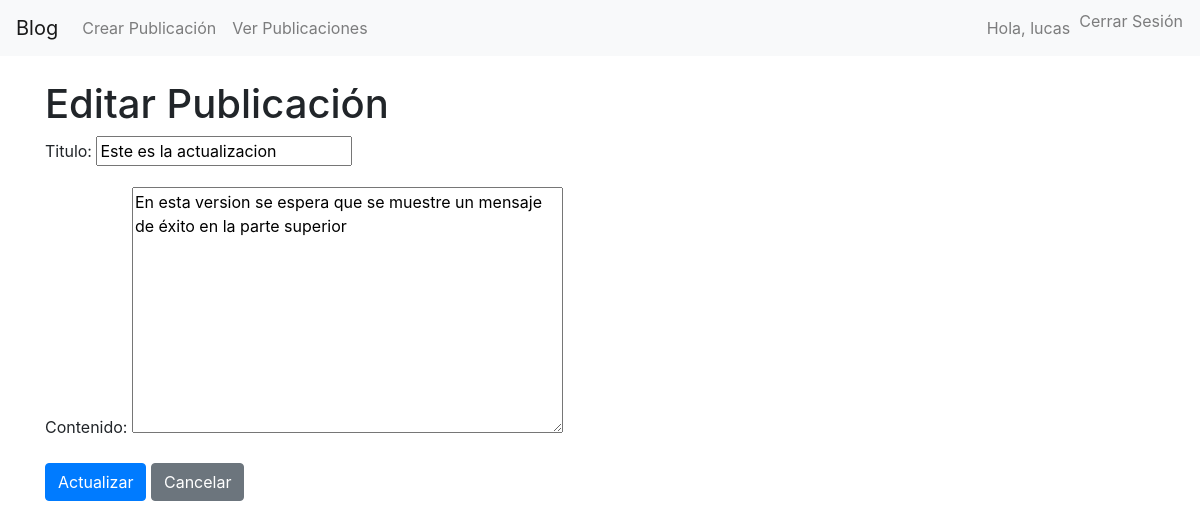
/publicacion/editar/3/ (signed in), run on the app's committed database.
### post/models.py (models this page shows, shortened)
class Post(models.Model):
    titulo = models.CharField(max_length=255)
    contenido = models.TextField()
    fecha_publicacion = models.DateTimeField(auto_now_add=True)
    autor = models.ForeignKey(User, on_delete=models.CASCADE)

### post/views.py (the view)
# urls.py: path('publicacion/editar/<int:id>/', editar_post, name='editar_post'),
@login_required
def editar_post(request, id):
    publicacion = get_object_or_404(Post, id=id, autor=request.user)  # Solo permite editar si es el autor
    if request.method == 'POST':
        form = PublicacionForm(request.POST, instance=publicacion)
        if form.is_valid():
            form.save()
            messages.success(request, 'Publicación actualizada con éxito.')
            return redirect('detalle_post', id=publicacion.id)
    else:
        form = PublicacionForm(instance=publicacion)
    return render(request, 'editar_post.html', {'form': form, 'publicacion': publicacion})

### post/views.py
class PublicacionForm(forms.ModelForm):
    class Meta:
        model = Post
        fields = ['titulo', 'contenido']

### post/templates/editar_post.html (shortened to what this page needs)
{% extends 'base.html' %}
{% block content %}
    <h1>Editar Publicación</h1>
    <form method="POST">
        {{ form.as_p }}
        <button type="submit" class="btn btn-primary">Actualizar</button>
        <a href="{% url 'detalle_post' publicacion.id %}" class="btn btn-secondary">Cancelar</a>
    </form>
{% endblock %}

### post/templates/base.html (shortened to what this page needs)
<!DOCTYPE html>
<html lang="es">
<head>
    <link rel="stylesheet" href="https://stackpath.bootstrapcdn.com/bootstrap/4.5.2/css/bootstrap.min.css">
</head>
<body>
    <nav class="navbar navbar-expand-lg navbar-light bg-light">
        <a class="navbar-brand" href="{% url 'inicio_view' %}">Blog</a>
        <div class="collapse navbar-collapse" id="navbarNav">
            <ul class="navbar-nav mr-auto">
                <li class="nav-item">
                    <a class="nav-link" href="{% url 'crear_publicacion' %}">Crear Publicación</a>
                </li>
                <li class="nav-item">
                    <a class="nav-link" href="{% url 'listar_post' %}">Ver Publicaciones</a>
                </li>
            </ul>
            <ul class="navbar-nav ml-auto">
                {% if user.is_authenticated %}
                    <li class="nav-item">
                        <a class="nav-link">Hola, {{ user.username }}</a>
                    </li>
                    <li class="nav-item">
                        <form method="POST" action="{% url 'logout' %}">
                            <button class="btn btn-link nav-link" type="submit" style="padding: 0;">Cerrar Sesión</button>
                        </form>
                    </li>
                {% else %}
                    <li class="nav-item">
                        <a class="nav-link" href="{% url 'login' %}">Iniciar Sesión</a>
                    </li>
                {% endif %}
            </ul>
        </div>
    </nav>
        <div class="container mt-4">
            {% block content %}
            {% endblock %}
        </div>
</body>
</html>

### data on the page
Post: titulo "Este es la actualizacion", contenido "En esta version se espera que se muestre un mensaje de éxito en la parte superior"

### other printed values
{{ user.username }} "lucas"
